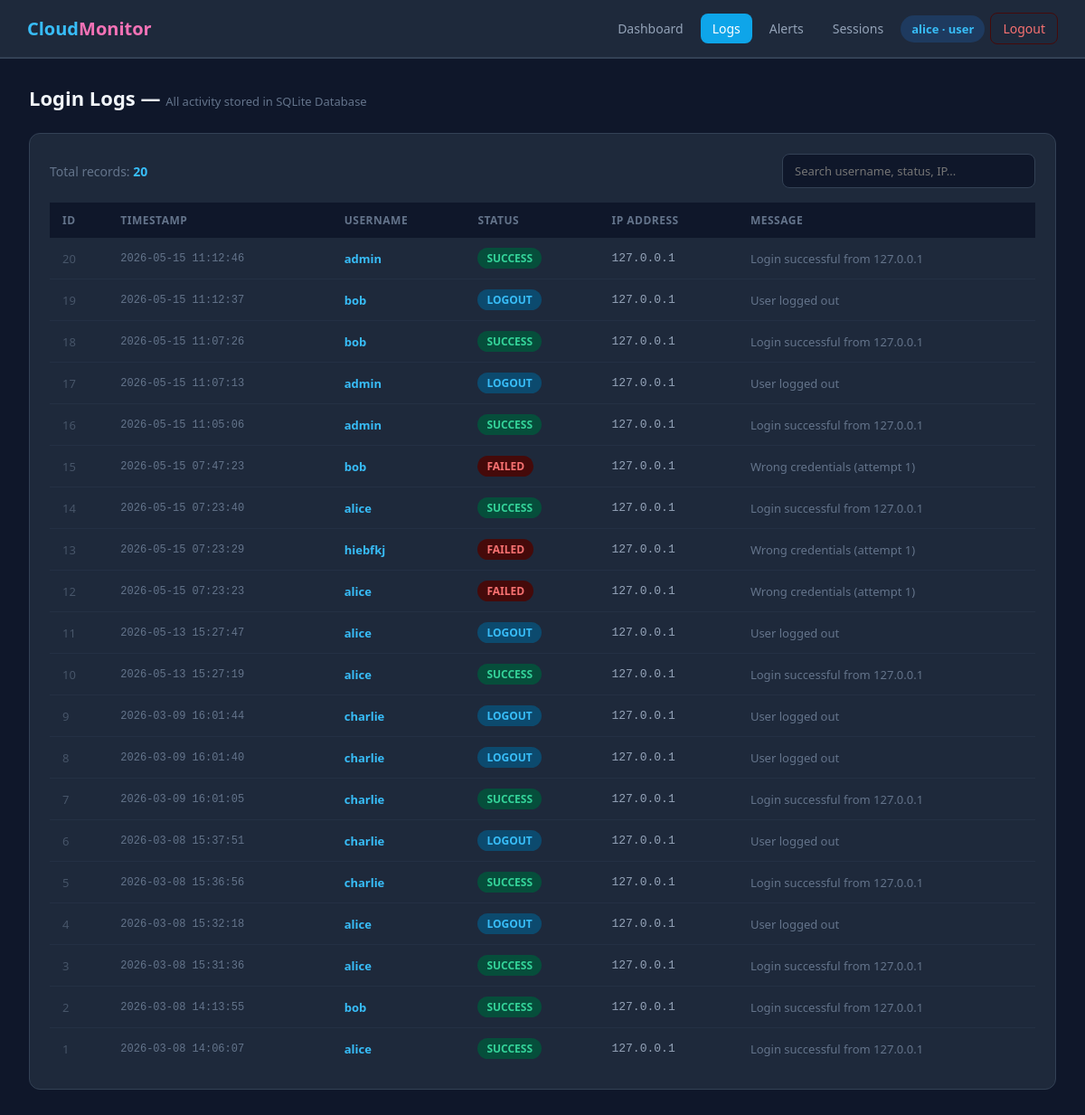
Screenshot of /logs (signed in) with the database file from the repository.
### tables this page shows
CREATE TABLE login_logs (
        id          INTEGER PRIMARY KEY AUTOINCREMENT,
        username    TEXT NOT NULL,
        status      TEXT NOT NULL,
        ip_address  TEXT,
        timestamp   TEXT DEFAULT CURRENT_TIMESTAMP,
        message     TEXT
    );

### app.py (the view)
@app.route("/logs")
def logs_page():
    if "username" not in session:
        return redirect(url_for("login"))
    return render_template("logs.html", logs=get_login_logs(100),
                           username=session["username"], role=session.get("role","user"))

### database.py (called while the page is built)
def get_connection():
    conn = sqlite3.connect(DB_FILE)
    conn.row_factory = sqlite3.Row
    return conn

def get_login_logs(limit=100):
    conn = get_connection()
    c = conn.cursor()
    c.execute("SELECT * FROM login_logs ORDER BY timestamp DESC LIMIT ?", (limit,))
    rows = [dict(r) for r in c.fetchall()]
    conn.close()
    return rows

### templates/logs.html (shortened to what this page needs)
{% extends "base.html" %}
{% block content %}
<div class="page-title">Login Logs &mdash; <span style="font-size:13px;color:#64748b;font-weight:400">All activity stored in SQLite Database</span></div>
<div class="card">
  <div style="display:flex;justify-content:space-between;align-items:center;margin-bottom:16px">
    <div style="color:#64748b;font-size:14px">Total records: <span style="color:#38bdf8;font-weight:700">{{ logs|length }}</span></div>
    <input type="text" id="search" onkeyup="doSearch()" placeholder="Search username, status, IP..."
      style="width:280px;padding:9px 13px;background:#0f172a;border:1px solid #334155;
             border-radius:8px;color:#e2e8f0;font-size:13px;outline:none"/>
  </div>
  <div style="overflow-x:auto">
  <table id="tbl">
    <thead><tr>
      <th>ID</th><th>Timestamp</th><th>Username</th><th>Status</th><th>IP Address</th><th>Message</th>
    </tr></thead>
    <tbody>
    {% for log in logs %}
    <tr>
      <td style="color:#475569">{{ log.id }}</td>
      <td style="font-family:monospace;color:#64748b;font-size:12px">{{ log.timestamp }}</td>
      <td><span style="color:#38bdf8;font-weight:600">{{ log.username }}</span></td>
      <td>
        {% if log.status=='SUCCESS' %}<span class="badge badge-success">SUCCESS</span>
        {% elif log.status=='FAILED' %}<span class="badge badge-danger">FAILED</span>
        {% else %}<span class="badge badge-info">LOGOUT</span>{% endif %}
      </td>
      <td style="font-family:monospace;color:#94a3b8">{{ log.ip_address }}</td>
      <td style="color:#64748b">{{ log.message }}</td>
    </tr>
    {% endfor %}
    </tbody>
  </table>
  </div>
</div>
{% endblock %}

### templates/base.html (style rules this page uses)
* { margin:0;padding:0;box-sizing:border-box;font-family:'Segoe UI',sans-serif }
body { background:#0f172a;color:#e2e8f0;min-height:100vh }
.page-title { font-size:22px;font-weight:700;margin-bottom:24px;color:#f1f5f9 }
.card { background:#1e293b;border-radius:12px;padding:22px;border:1px solid #334155;margin-bottom:20px }
.badge { padding:3px 10px;border-radius:20px;font-size:12px;font-weight:700;display:inline-block }
.badge-success { background:#064e3b;color:#34d399 }
.badge-danger { background:#450a0a;color:#f87171 }
.badge-info { background:#0c4a6e;color:#38bdf8 }
table { width:100%;border-collapse:collapse }
th { text-align:left;padding:11px 14px;background:#0f172a;color:#64748b;font-size:12px;font-weight:700;text-transform:uppercase;letter-spacing:0.5px }
td { padding:11px 14px;border-bottom:1px solid #243044;font-size:13px;color:#cbd5e1 }
tr:last-child td { border-bottom:none }
input[type=text],input[type=password],input[type=email],select { background:#0f172a;border:1px solid #334155;border-radius:8px; color:#e2e8f0;font-size:14px;padding:9px 13px;outline:none; transition:border 0.2s;width:100% }

### rows the page displays
login_logs: id "20", timestamp "2026-05-15 11:12:46", username "admin", status "SUCCESS", ip_address "127.0.0.1", message "Login successful from 127.0.0.1"
login_logs: id "19", timestamp "2026-05-15 11:12:37", username "bob", status "LOGOUT", ip_address "127.0.0.1", message "User logged out"
login_logs: id "18", timestamp "2026-05-15 11:07:26", username "bob", status "SUCCESS", ip_address "127.0.0.1", message "Login successful from 127.0.0.1"
login_logs: id "17", timestamp "2026-05-15 11:07:13", username "admin", status "LOGOUT", ip_address "127.0.0.1", message "User logged out"
login_logs: id "16", timestamp "2026-05-15 11:05:06", username "admin", status "SUCCESS", ip_address "127.0.0.1", message "Login successful from 127.0.0.1"
login_logs: id "15", timestamp "2026-05-15 07:47:23", username "bob", status "FAILED", ip_address "127.0.0.1", message "Wrong credentials (attempt 1)"
login_logs: id "14", timestamp "2026-05-15 07:23:40", username "alice", status "SUCCESS", ip_address "127.0.0.1", message "Login successful from 127.0.0.1"
login_logs: id "13", timestamp "2026-05-15 07:23:29", username "hiebfkj", status "FAILED", ip_address "127.0.0.1", message "Wrong credentials (attempt 1)"
login_logs: id "12", timestamp "2026-05-15 07:23:23", username "alice", status "FAILED", ip_address "127.0.0.1", message "Wrong credentials (attempt 1)"
login_logs: id "11", timestamp "2026-05-13 15:27:47", username "alice", status "LOGOUT", ip_address "127.0.0.1", message "User logged out"
login_logs: id "10", timestamp "2026-05-13 15:27:19", username "alice", status "SUCCESS", ip_address "127.0.0.1", message "Login successful from 127.0.0.1"
login_logs: id "9", timestamp "2026-03-09 16:01:44", username "charlie", status "LOGOUT", ip_address "127.0.0.1", message "User logged out"
login_logs: id "8", timestamp "2026-03-09 16:01:40", username "charlie", status "LOGOUT", ip_address "127.0.0.1", message "User logged out"
login_logs: id "7", timestamp "2026-03-09 16:01:05", username "charlie", status "SUCCESS", ip_address "127.0.0.1", message "Login successful from 127.0.0.1"
login_logs: id "6", timestamp "2026-03-08 15:37:51", username "charlie", status "LOGOUT", ip_address "127.0.0.1", message "User logged out"
login_logs: id "5", timestamp "2026-03-08 15:36:56", username "charlie", status "SUCCESS", ip_address "127.0.0.1", message "Login successful from 127.0.0.1"
login_logs: id "4", timestamp "2026-03-08 15:32:18", username "alice", status "LOGOUT", ip_address "127.0.0.1", message "User logged out"
login_logs: id "3", timestamp "2026-03-08 15:31:36", username "alice", status "SUCCESS", ip_address "127.0.0.1", message "Login successful from 127.0.0.1"
login_logs: id "2", timestamp "2026-03-08 14:13:55", username "bob", status "SUCCESS", ip_address "127.0.0.1", message "Login successful from 127.0.0.1"
login_logs: id "1", timestamp "2026-03-08 14:06:07", username "alice", status "SUCCESS", ip_address "127.0.0.1", message "Login successful from 127.0.0.1"

### other values shown
{{ username }} "alice"
{{ role }} "user"
{{ logs|length }} "20"
